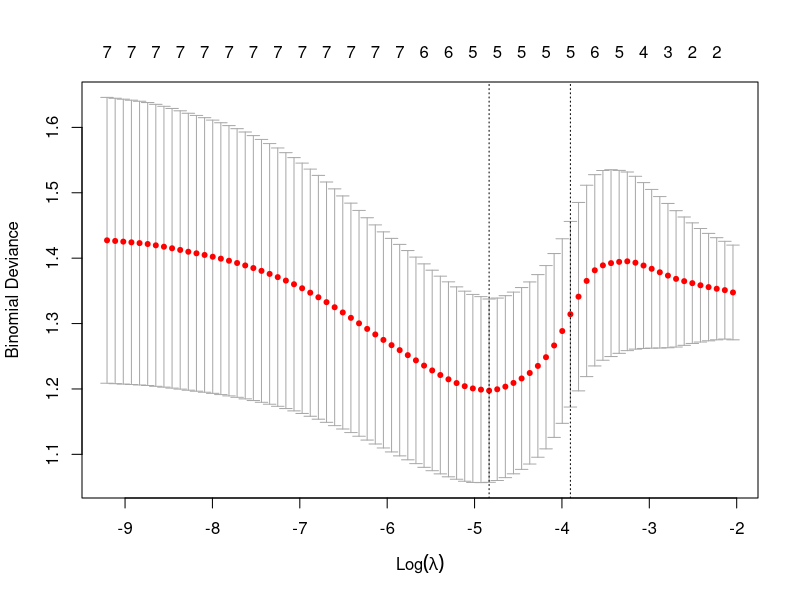

Source code (R): (Note: this script raises an error after producing the figure.)
library(tidyverse)
library(readr)
library(glmnet)
library(pROC)
library(kableExtra)
library(ggplot2)

overdose <- read_csv("source_data/CDC_Drug_Overdose_Deaths.csv", locale = locale(encoding = "latin1"))
ssp <- read_csv("source_data/SSP_Data.csv", locale = locale(encoding = "latin1"))

colnames(overdose) <- c("State",	"State Abbreviation",	"2019",	"2019 Number of Deaths", "2018",	
                        "2018 Number of Deaths",	"2017",
                        "2017 Number of Deaths",	"2016",
                        "2016 Number of Deaths",	"2015",
                        "2015 Number of Deaths",	"2014",	"2014 Number of Deaths",
                        "2013",	"2013 Number of Deaths", "2019 Poverty rate (percent of persons in poverty)",
                        "Gini coefficient of income inequality",	"GDP per capita 2021",	"GDP (nominal in millions of USD)",
                        "2021 Urban population as a percentage of the total population in 2010",
                        "Population density per km≤",	"Population", "Land Area (km≤)")

final_overdose <- overdose[, -2]
final_overdose <- final_overdose[, -c(3:15)]
final_overdose <- final_overdose[, -c(6)]

final_ssp <- ssp[, c(1,2)]
merged_data <- merge(final_overdose, final_ssp, by = "State")
merged_data <- merged_data[, -1]
merged_data <- merged_data[, -8]

summary(merged_data$`2019`)

merged_data <- merged_data %>%
  mutate(high_rate = ifelse(`2019` > 25, 1, 0))

results <- cv.glmnet(merged_data %>% select(`2019 Poverty rate (percent of persons in poverty)`:`ssp_does state allow`) %>% as.matrix(),
                     merged_data$high_rate,
                     family = "binomial")
plot(results)

best_model <- glmnet(merged_data %>% select(`2019 Poverty rate (percent of persons in poverty)`:`ssp_does state allow`) %>% as.matrix(),
                     merged_data$high_rate,
                     lambda=results$lambda.min,
                     family = "binomial")
coef(best_model)
names(best_model)
merged_data$rate_predicted_p <- (predict(best_model, merged_data %>% select(`2019 Poverty rate (percent of persons in poverty)`:`ssp_does state allow`) %>% as.matrix(), type="response"))*1;
merged_data$rate_predicted <- (predict(best_model, merged_data %>% select(`2019 Poverty rate (percent of persons in poverty)`:`ssp_does state allow`) %>% as.matrix(), type="response") > 0.65)*1;
confusion <- merged_data %>% group_by(high_rate, rate_predicted) %>% tally()

# save the coefficients_matrix as a csv
coefficients_matrix <- as.matrix(coef(best_model))
coefficients_table <- as.data.frame(coefficients_matrix)
write.csv(coefficients_table, file = "derived_data/coefficients_table.csv")


# Create ROC curve
roc_obj <- roc(merged_data$high_rate, merged_data$rate_predicted_p)

# Save the  ROC curve object to a file
png("figures/roc.png", width=680, height=680)
# Plot the ROC curve
plot(roc_obj, main="ROC Curve", col="blue")
# Add AUC to the plot
text(0.4, 0.5, paste("AUC =", round(auc(roc_obj), 3)), col="blue")
dev.off()
